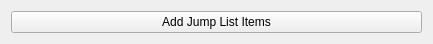
<?xml version="1.0" encoding="UTF-8"?>
<ui version="4.0">
 <class>MainWindow</class>
 <widget class="QMainWindow" name="MainWindow">
  <property name="geometry">
   <rect>
    <x>0</x>
    <y>0</y>
    <width>433</width>
    <height>41</height>
   </rect>
  </property>
  <property name="windowTitle">
   <string>Jump List and Tasks Demo</string>
  </property>
  <widget class="QWidget" name="centralWidget">
   <layout class="QVBoxLayout" name="verticalLayout">
    <item>
     <widget class="QPushButton" name="pushButton">
      <property name="text">
       <string>Add Jump List Items</string>
      </property>
     </widget>
    </item>
   </layout>
  </widget>
 </widget>
 <layoutdefault spacing="6" margin="11"/>
 <resources/>
 <connections/>
</ui>
